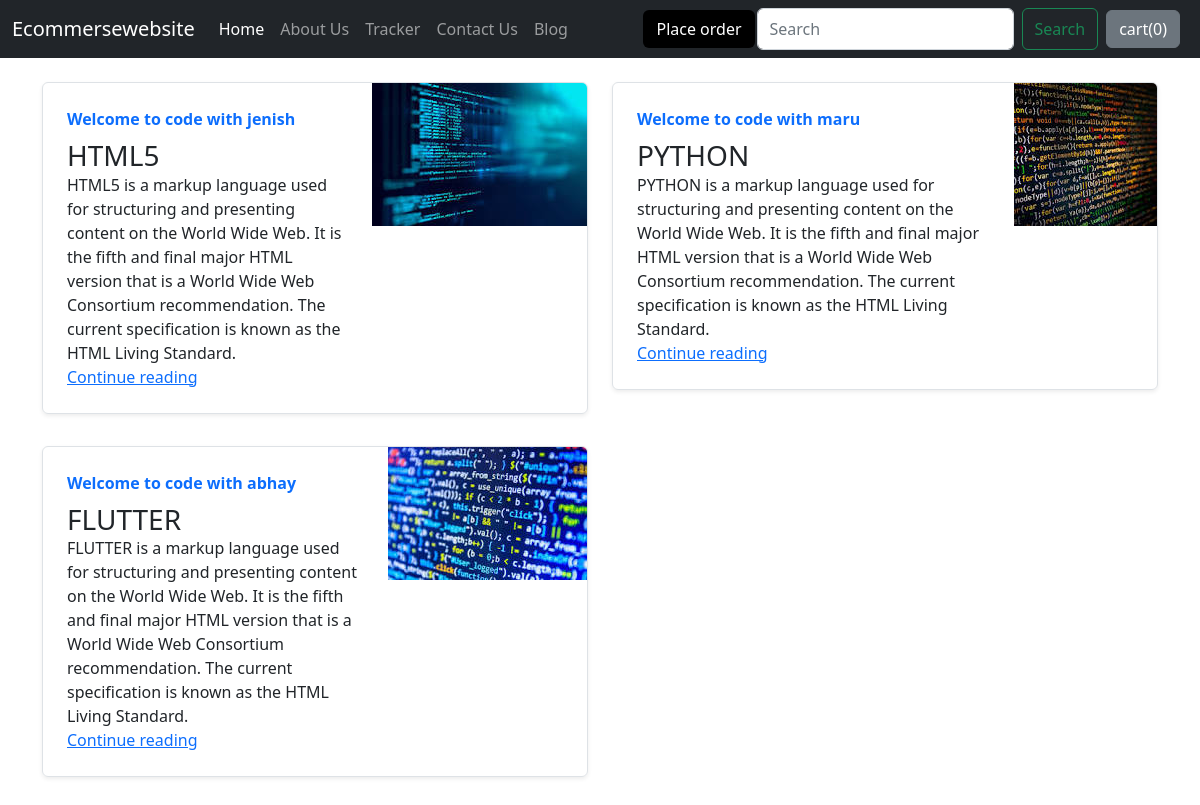
Screenshot of /blog/ with the database file from the repository.
### blog/models.py (models this page shows)
class Blogpost(models.Model):
    post_id = models.AutoField(primary_key=True)
    title = models.CharField(max_length=100)
    head0 = models.CharField(max_length=500)
    chead0 = models.CharField(max_length=1000,default="")
    head1 = models.CharField(max_length=500)
    chead1 = models.CharField(max_length=1000,default="")
    head2 = models.CharField(max_length=500)
    chead2 = models.CharField(max_length=1000,default="")
    thumbnail = models.ImageField(upload_to="",default="")
    def __str__(self):
        return self.title

### blog/views.py (the view)
# urls.py: path('',views.index,name="BlogHome"),
def index(request):
    mypost = Blogpost.objects.all()
    print(mypost)
    return render(request,'blog/index.html',{'mypost':mypost})

### blog/templates/blog/index.html (shortened to what this page needs)
{%extends 'blog/basic.html' %}
{% block body %}
<div class="container mt-4">
  <div class="row mb-2">
  {% for item in mypost %}
    <div class="col-md-6">
      <div class="row g-0 border rounded overflow-hidden flex-md-row mb-4 shadow-sm h-md-250 position-relative">
        <div class="col p-4 d-flex flex-column position-static">
          <strong class="d-inline-block mb-2 text-primary">{{item.title}}</strong>
          <h3 class="mb-0">{{item.head0}}</h3>
          <p class="card-text mb-auto">{{item.chead0}}</p>
          <a href="/blog/blogpost/{{item.post_id}}" class="stretched-link">Continue reading</a>
        </div>
        <div class="col-auto d-none d-lg-block">
<img src='/media/{{item.thumbnail}}'  class="card-img-top" alt="...">
        </div>
      </div>
    </div>
  </div><div class="row mb-3">
  {% endfor %}
    </div>
{% endblock %}

### blog/templates/blog/basic.html (shortened to what this page needs)
<!doctype html>
<html lang="en" xmlns="http://www.w3.org/1999/html">
  <head>
    <link href="https://cdn.jsdelivr.net/npm/bootstrap@5.2.0-beta1/dist/css/bootstrap.min.css" rel="stylesheet">
</head>
  <body>
    <nav class="navbar navbar-expand-lg bg-dark navbar-dark">
  <div class="container-fluid">
    <a class="navbar-brand" href="/shop">Ecommersewebsite</a>
    <div class="collapse navbar-collapse" id="navbarSupportedContent">
      <ul class="navbar-nav me-auto mb-2 mb-lg-0">
        <li class="nav-item">
          <a class="nav-link active" aria-current="page" href="/shop">Home</a>
        </li>
        <li class="nav-item">
          <a class="nav-link" href="/shop/about">About Us</a>
        </li>
          <a class="nav-link" href="/shop/tracker">Tracker</a>
          <a class="nav-link" href="/shop/Contact">Contact Us</a>
          <a class="nav-link" href="/blog">Blog</a>
      </ul>
      <form class="d-flex" role="search">
        <a href="/shop/checkout/" ><input type="button" value="Place order" class="btn" style="color: white;
    background-color: black; margin:2px 2px;" onclick="click()" id="ok"></a>
        <input class="form-control me-2" type="search" placeholder="Search" aria-label="Search">
        <button class="btn btn-outline-success" onclick="click()" id="ck" type="submit">Search</button>
      </form>
<button onclick="click()" type="button" class="btn btn-secondary ck mx-2"  data-bs-container="body" data-bs-toggle="popover" data-bs-placement="bottom" data-bs-content="Bottom popover">
  cart(<span class="ck" id="cart">0</span>)
</button>
    </div>
  </div>
</nav>
  {% block body %}  {% endblock %}
  </body>
</html>

### rows the page displays
Blogpost: title "Welcome to code with jenish", head0 "HTML5", chead0 "HTML5 is a markup language used for structuring and presenting content on the World Wide Web. It is the fifth and final major HTML version that is a World Wide Web Consortium recommendation. The current specification is known as the HTML Living Standard.", thumbnail (picture)
Blogpost: title "Welcome to code with maru", head0 "PYTHON", chead0 "PYTHON is a markup language used for structuring and presenting content on the World Wide Web. It is the fifth and final major HTML version that is a World Wide Web Consortium recommendation. The current specification is known as the HTML Living Standard.", thumbnail (picture)
Blogpost: title "Welcome to code with abhay", head0 "FLUTTER", chead0 "FLUTTER is a markup language used for structuring and presenting content on the World Wide Web. It is the fifth and final major HTML version that is a World Wide Web Consortium recommendation. The current specification is known as the HTML Living Standard.", thumbnail (picture)
